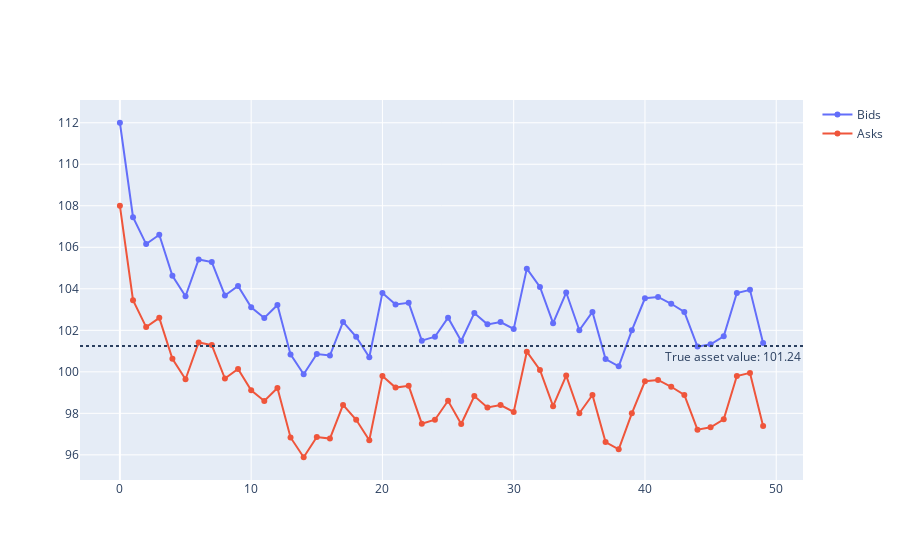

The notebook cell this image was saved under:
### Code cell
np.random.seed(random_seed)

n_iters = 50

true_asset_value = np.random.normal(asset_mean, asset_stdev)
market_maker_quotes, lmbd, beta = get_kyleN_quotes(
    110, 2, true_asset_value, asset_stdev, uninf_stdev, n_iters
)

bids = [x[0] for x in market_maker_quotes]
asks = [x[1] for x in market_maker_quotes]

# plot bids and asks

plotly_fig = go.Figure()

plotly_fig.add_trace(go.Scatter(x=list(range(n_iters)), y=bids, mode="lines+markers", name="Bids"))
plotly_fig.add_trace(go.Scatter(x=list(range(n_iters)), y=asks, mode="lines+markers", name="Asks"))
plotly_fig.add_hline(
    y=true_asset_value,
    line_dash="dot",
    yanchor="top",
    annotation_text=f"True asset value: {true_asset_value:.2f}",
    annotation_position="bottom right",
)

plotly_fig.show()

### Figure 1 — Plotly figure (JSON) as saved in the notebook; plotly's stock layout.template omitted (floating-point values rounded to 4 significant figures)
{"data": [{"mode": "lines+markers", "name": "Bids", "type": "scatter", "x": [0, 1, 2, 3, 4, 5, 6, 7, 8, 9, 10, 11, 12, 13, 14, 15, 16, 17, 18, 19, 20, 21, 22, 23, 24, 25, 26, 27, 28, 29, 30, 31, 32, 33, 34, 35, 36, 37, 38, 39, 40, 41, 42, 43, 44, 45, 46, 47, 48, 49], "y": [112, 107.4, 106.2, 106.6, 104.6, 103.6, 105.4, 105.3, 103.7, 104.1, 103.1, 102.6, 103.2, 100.8, 99.88, 100.9, 100.8, 102.4, 101.7, 100.7, 103.8, 103.2, 103.3, 101.5, 101.7, 102.6, 101.5, 102.8, 102.3, 102.4, 102.1, 105.0, 104.1, 102.3, 103.8, 102.0, 102.9, 100.6, 100.3, 102.0, 103.5, 103.6, 103.3, 102.9, 101.2, 101.3, 101.7, 103.8, 103.9, 101.4, 102.7]}, {"mode": "lines+markers", "name": "Asks", "type": "scatter", "x": [0, 1, 2, 3, 4, 5, 6, 7, 8, 9, 10, 11, 12, 13, 14, 15, 16, 17, 18, 19, 20, 21, 22, 23, 24, 25, 26, 27, 28, 29, 30, 31, 32, 33, 34, 35, 36, 37, 38, 39, 40, 41, 42, 43, 44, 45, 46, 47, 48, 49], "y": [108, 103.4, 102.2, 102.6, 100.6, 99.64, 101.4, 101.3, 99.68, 100.1, 99.11, 98.59, 99.22, 96.84, 95.88, 96.86, 96.78, 98.41, 97.69, 96.7, 99.8, 99.24, 99.33, 97.5, 97.69, 98.61, 97.48, 98.83, 98.29, 98.4, 98.07, 101.0, 100.1, 98.34, 99.82, 98.01, 98.88, 96.61, 96.27, 98.0, 99.54, 99.61, 99.28, 98.88, 97.21, 97.33, 97.71, 99.8, 99.95, 97.39, 98.72]}], "layout": {"annotations": [{"showarrow": false, "text": "True asset value: 101.24", "x": 1, "xanchor": "right", "xref": "x domain", "y": 101.2, "yanchor": "top", "yref": "y"}], "shapes": [{"line": {"dash": "dot"}, "type": "line", "x0": 0, "x1": 1, "xref": "x domain", "y0": 101.2, "y1": 101.2, "yanchor": "top", "yref": "y"}]}}
